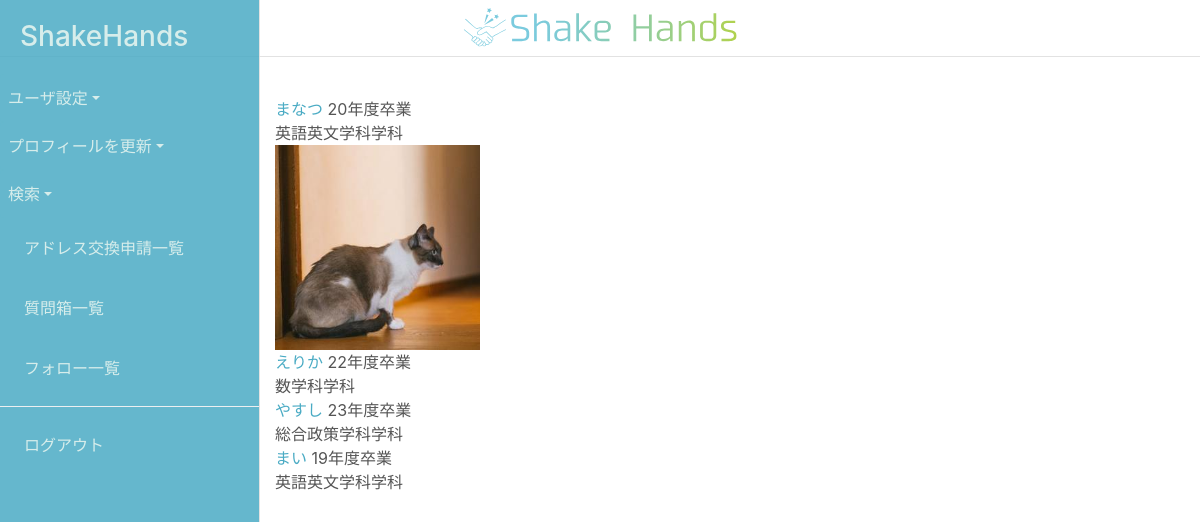
Screenshot of /search/all (signed in) with the database file from the repository.
### accounts/models.py (models this page shows, shortened)
class UserSetting(models.Model):
    user = models.OneToOneField(User, on_delete=models.CASCADE)
    display_name = models.CharField("表示名",max_length=50,blank=True)
    icon_pic = models.ImageField( "アイコン画像" , upload_to='images/', blank=True, null=True)
    graduation_year = models.IntegerField("卒業年(西暦下2桁)",blank=False,validators=[MinValueValidator(0),MaxValueValidator(99)])
    course = models.CharField("所属学科",max_length=2,choices=COURSE_CHOICES,blank=False)

class User(AbstractBaseUser, PermissionsMixin):
    id = models.UUIDField(primary_key=True, default=uuid.uuid4, editable=False)
    email = models.EmailField(_('email address'), unique=True)
    first_name = models.CharField(_('first name'), max_length=30, blank=False)
    last_name = models.CharField(_('last name'), max_length=150, blank=False)
    is_staff = models.BooleanField(
        _('staff status'),
        default=False,
        help_text=_(
            'Designates whether the user can log into this admin site.'),
    )
    is_active = models.BooleanField(
        _('active'),
        default=True,
        help_text=_(
            'Designates whether this user should be treated as active. '
            'Unselect this instead of deleting accounts.'
        ),
    )
    date_joined = models.DateTimeField(_('date joined'), default=timezone.now)
    objects = UserManager()
    EMAIL_FIELD = 'email'
    USERNAME_FIELD = 'email'
    REQUIRED_FIELDS = []
    class Meta:
        verbose_name = _('user')
        verbose_name_plural = _('users')

### mypage/views.py (the view)
# urls.py: path('search/all',views.allUser_list.as_view(),name='alluser_list'),
class allUser_list(LoginRequiredMixin, generic.TemplateView):
    template_name='mypage/userlist.html'
    def get_context_data(self, **kwargs):
        context = super().get_context_data(**kwargs)
        usersettings=UserSetting.objects.exclude(user=self.request.user)
        context.update({
            'users':usersettings,
        })
        print(context)
        return context
    def get(self, request, *args, **kwargs):
        return super(allUser_list, self).get(request, *args, **kwargs)

### mypage/templates/mypage/userlist.html
{% extends 'accounts/base.html' %}
{% load utility %}
{% block content %}
    {% for user in users %}
        <div>
            {% if user.icon_pic %}
            <img src="{{user.icon_pic.url}}" class="col-3">
            {% endif %}
            <div class ="col-9">
                <div class=profile_txt>
                    <a href="{% url 'mypage:profile' id=user.user.pk %}">{{ user.user.id|get_displayname }}</a>
                    <a>{{ user.graduation_year }}年度卒業</a><br>
                    <a>{{ user.get_course_display }}学科</a><br>
                </div>
            </div>
        </div>
    {% endfor %}
{% endblock %}

### accounts/static/css/base.css (style rules this page uses)
body { color: #555555; }
a { color: #4aabc4; }

### rows the page displays
UserSetting: user.id|get_displayname "まなつ", graduation_year "20", course "英語英文学科"
UserSetting: icon_pic (picture), user.id|get_displayname "えりか", graduation_year "22", course "数学科"
UserSetting: user.id|get_displayname "やすし", graduation_year "23", course "総合政策学科"
UserSetting: user.id|get_displayname "まい", graduation_year "19", course "英語英文学科"
